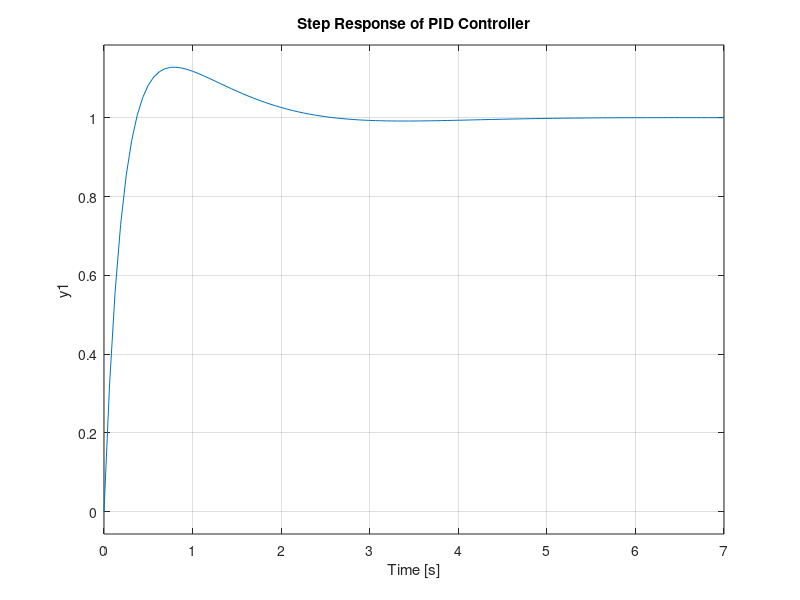
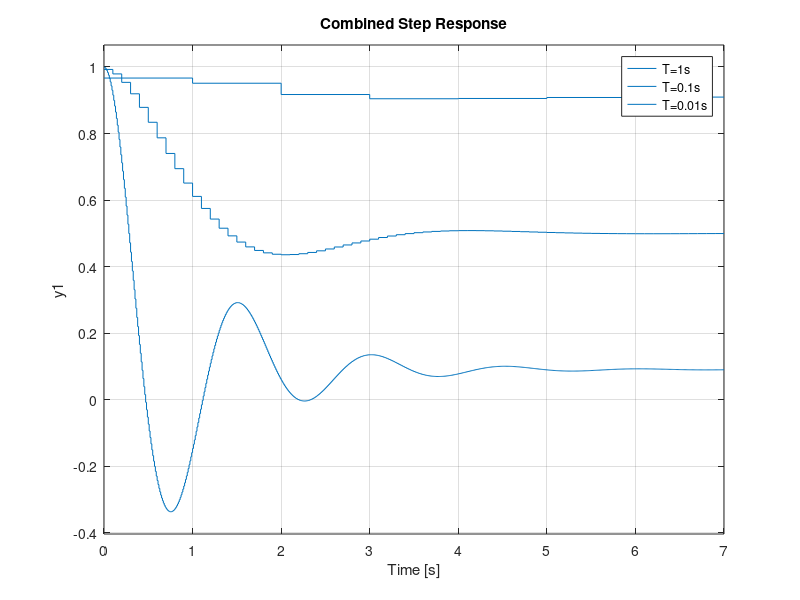
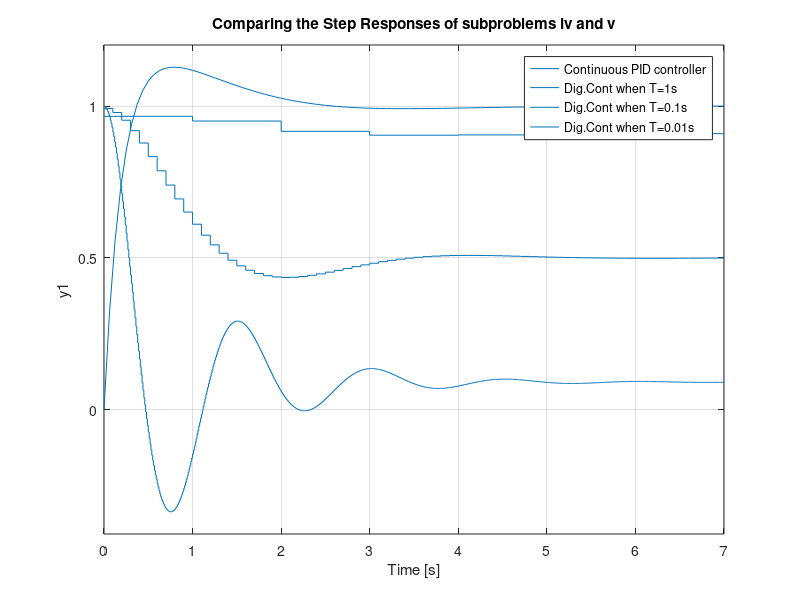

These figures' MATLAB source, in order:
% Problem 3

% Subporblem iv

sysGs=tf([1],[1 1 0]);
sysDs=tf([6 12 10],[1 0]);
sysGDs=series(sysGs,sysDs);
sysCLs=feedback(sysGDs,1);
figure(1)
step(sysCLs)
title('Step Response of PID Controller')

%Subproblem v

% For T=1s
sys2=tf([29 -14 5],[1 0 1],1);
sysd1=feedback(sys2,1);
figure(2)
subplot(2,2,1)
step(sysd1)
title('Step Response when T=1s')

% For T=0.1s
sys2=tf([132.5 -239 108.5],[1 0 1],0.1);
sysd2=feedback(sys2,1);
figure(2)
subplot(2,2,2)
step(sysd2)
title('Step Response when T=0.1s')

% For T=0.01s
sys3=tf([1212.05 -2399.9 1188.05],[1 0 1],0.01);
sysd3=feedback(sys3,1);
subplot(2,2,3)
step(sysd3)
title('Step Response when T=0.01s')

% Figure 1 shows individual step responses at various values of T.

% In figure 4 we will plot all of the step responses together.
subplot(2,2,4)
step(sysd1)
hold on
step(sysd2)
hold on
step(sysd3)
hold off
title('Combined Step Response')
legend('T=1s','T=0.1s','T=0.01s')

% Figure 3 shows the comparision of digital controller at various T with a continuous PID controller.
figure(3)
step(sysCLs)
hold on
step(sysd1)
hold on
step(sysd2)
hold on
step(sysd3)
hold off
title('Comparing the Step Responses of subproblems iv and v')
legend('Continuous PID controller','Dig.Cont when T=1s','Dig.Cont when T=0.1s','Dig.Cont when T=0.01s')